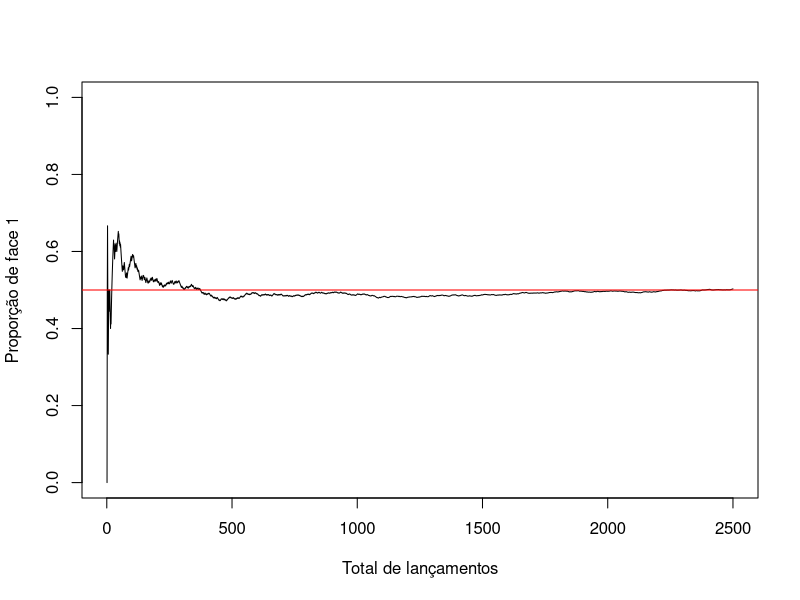
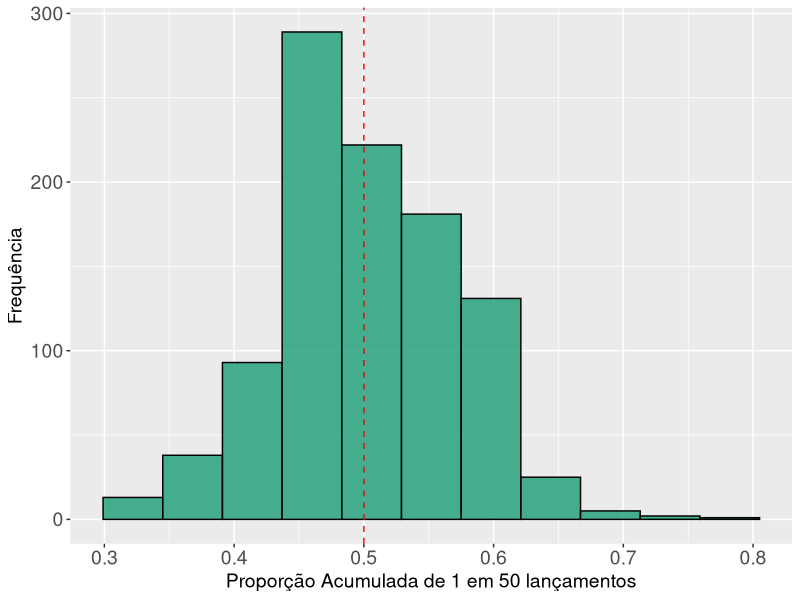
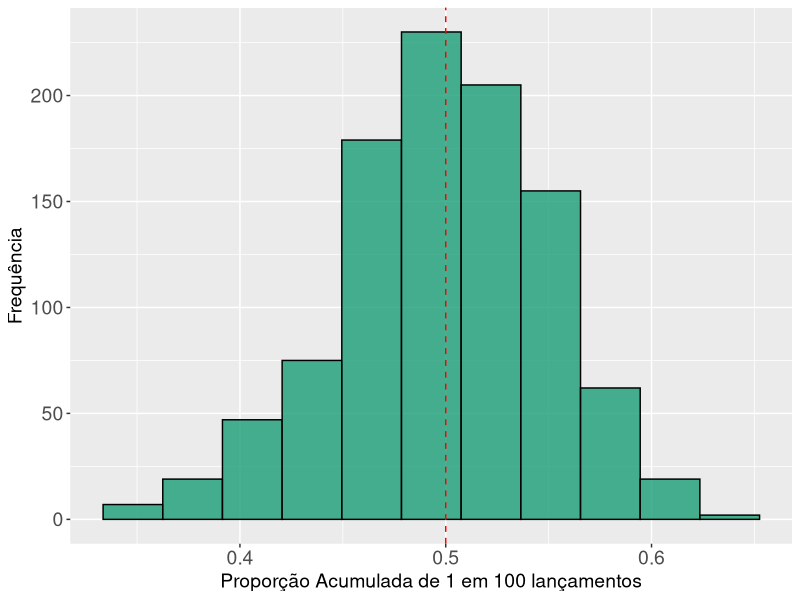
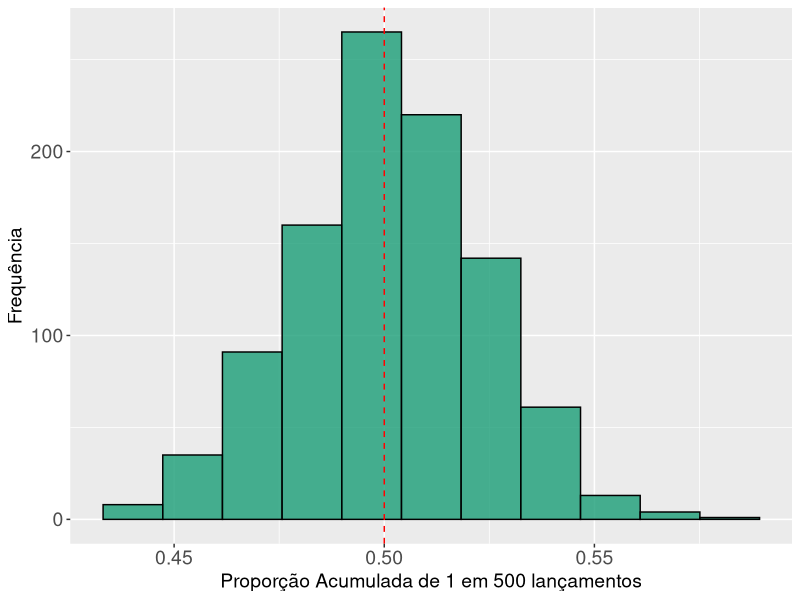

Generate these figures, in order, with R:
## ---- chunk 1
repeticoes = 2500

experimento = 1:repeticoes

moedaresultado <- sample(c(0,1),size=repeticoes,replace=TRUE)

propacum <- cumsum(moedaresultado)/experimento

resultados <- data.frame(Col1 = 1, Col2= moedaresultado, 
                         Col3= experimento,Col4=cumsum(moedaresultado))
resultados$Col5=resultados$Col4/resultados$Col3
## ---- chunk 2
plot(y=resultados$Col5,x=resultados$Col3,type="l",xlab="Total de lançamentos", 
     ylab="Proporção de face 1",ylim=c(0,1))
abline(h=0.50,col="red")
## ---- chunk 3

library(ggplot2)

library(RColorBrewer)
mycol <- brewer.pal(8, "Dark2")


eixos <- theme(plot.title = element_text(size=16, face="bold"),
               axis.text = element_text(size=14), 
               axis.title = element_text(size=14),
               legend.title = element_text(size=14, face="bold"), 
               legend.text=element_text(size=14))


B <- 1000
lancamentos <- 50

 prop1 <- matrix(NA, ncol=1, nrow=B)
 for (i in 1:B){
     x <- sample(c(0,1),size=lancamentos,replace=TRUE)
     prop1[i] <- mean(x)
 }


 prop <- data.frame(prop1 = prop1)

ggplot(prop, aes(x=prop1)) + 
    geom_histogram(bins=11, fill=mycol[1], col="black", alpha=0.8) + 
    geom_vline(xintercept = 0.5, col="red", linetype="dashed") + 
    xlab("Proporção Acumulada de 1 em 50 lançamentos") + 
    ylab("Frequência") + eixos


## ---- chunk 4


B <- 1000
lancamentos <- 100

 prop1 <- matrix(NA, ncol=1, nrow=B)
 for (i in 1:B){
     x <- sample(c(0,1),size=lancamentos,replace=TRUE)
     prop1[i] <- mean(x)
 }


prop <- data.frame(prop1 = prop1)

ggplot(prop, aes(x=prop1)) + 
    geom_histogram(bins=11, fill=mycol[1], col="black", alpha=0.8) + 
    geom_vline(xintercept = 0.5, col="red", linetype="dashed") + 
    xlab("Proporção Acumulada de 1 em 100 lançamentos") + 
    ylab("Frequência") + eixos


## ---- chunk 5


B <- 1000
lancamentos <- 500

 prop1 <- matrix(NA, ncol=1, nrow=B)
 for (i in 1:B){
     x <- sample(c(0,1),size=lancamentos,replace=TRUE)
     prop1[i] <- mean(x)
 }


prop <- data.frame(prop1 = prop1)

ggplot(prop, aes(x=prop1)) + 
    geom_histogram(bins=11, fill=mycol[1], col="black", alpha=0.8) + 
    geom_vline(xintercept = 0.5, col="red", linetype="dashed") + 
    xlab("Proporção Acumulada de 1 em 500 lançamentos") + 
    ylab("Frequência") + eixos


